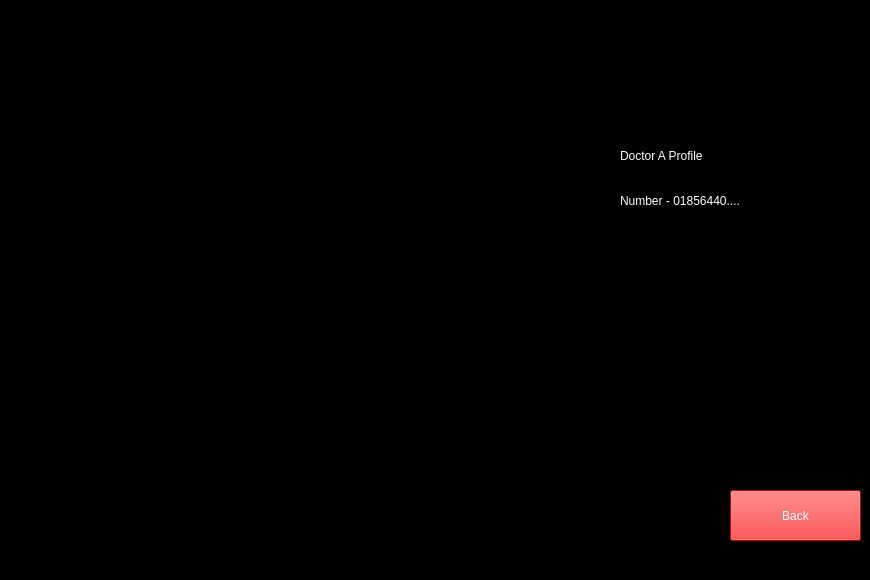
    <widget class="QWidget" name="Doc_A">
     <property name="styleSheet">
      <string notr="true">border-color: rgb(255, 255, 0);
background-color: rgb(0, 0, 0);</string>
     </property>
     <widget class="QLabel" name="label_9">
      <property name="geometry">
       <rect>
        <x>110</x>
        <y>60</y>
        <width>401</width>
        <height>511</height>
       </rect>
      </property>
      <property name="styleSheet">
       <string notr="true">image: url(:/res/Doc A.png);</string>
      </property>
      <property name="text">
       <string/>
      </property>
     </widget>
     <widget class="QLabel" name="docep_5">
      <property name="geometry">
       <rect>
        <x>620</x>
        <y>140</y>
        <width>241</width>
        <height>31</height>
       </rect>
      </property>
      <property name="styleSheet">
       <string notr="true">font: 700 14pt &quot;Times New Roman&quot;;
color: rgb(255, 255, 255);</string>
      </property>
      <property name="text">
       <string>Doctor A Profile</string>
      </property>
     </widget>
     <widget class="QLabel" name="label_18">
      <property name="geometry">
       <rect>
        <x>620</x>
        <y>180</y>
        <width>241</width>
        <height>41</height>
       </rect>
      </property>
      <property name="styleSheet">
       <string notr="true">font: 700 14pt &quot;Times New Roman&quot;;
color: rgb(255, 255, 255);</string>
      </property>
      <property name="text">
       <string>Number - 01856440....</string>
      </property>
     </widget>
     <widget class="QPushButton" name="doc_a_back">
      <property name="geometry">
       <rect>
        <x>730</x>
        <y>490</y>
        <width>131</width>
        <height>51</height>
       </rect>
      </property>
      <property name="styleSheet">
       <string notr="true">background-color: rgb(255, 0, 0);
color: rgb(255, 255, 255);
font: 700 14pt &quot;Times New Roman&quot;;</string>
      </property>
      <property name="text">
       <string>Back</string>
      </property>
     </widget>
    </widget>
